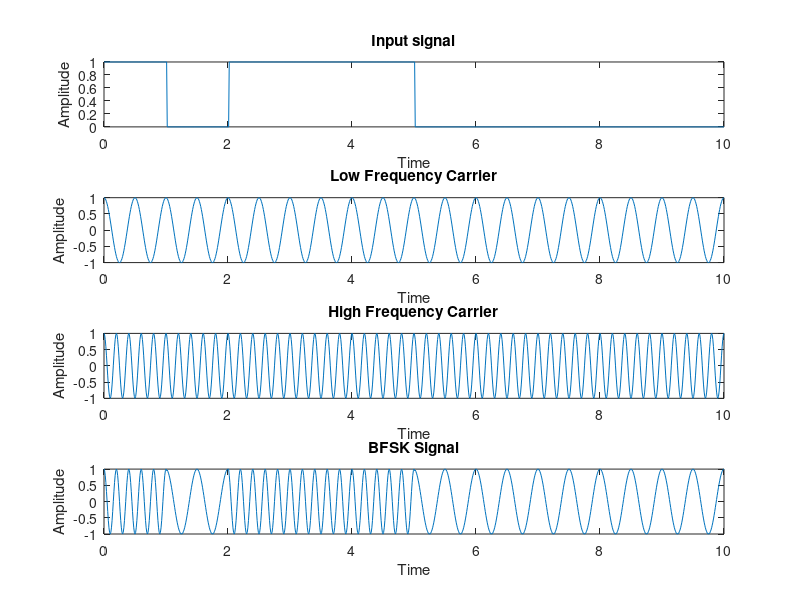

Here is the MATLAB script that generated this plot:
fc1= 2;
fc2= 5;
n=randi([0 1],1,10);
t=0:0.01:length(n);
x1 = cos(2*pi*fc1*t);
x2 = cos(2*pi*fc2*t);
 
for i = 1:length(n)
    if n(i)==1
        d(i)=1;
    else
        d(i)=0;
    end
end

i=1;
t=0:0.01:length(n);
for j=1:length(t)
    if t(j)<=i
        y(j)=d(i);
    else
        y(j)=d(i);
        i=i+1;
    end
end
subplot(4,1,1);
plot(t,y);
xlabel('Time');
ylabel('Amplitude');
title('Input signal');

subplot(4,1,2);
plot(t,x1);
xlabel('Time');
ylabel('Amplitude');
title('Low Frequency Carrier');

subplot(4,1,3);
plot(t,x2);
xlabel('Time');
ylabel('Amplitude');
title('High Frequency Carrier');

for j = 1:length(t)
    if y(j) == 0
        u(j)=x1(j);
    else
        u(j)=x2(j);
    end
end
subplot(4,1,4);
plot(t,u);
xlabel('Time');
ylabel('Amplitude');
title('BFSK Signal');
